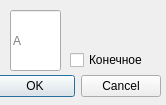
<?xml version="1.0" encoding="UTF-8"?>
<ui version="4.0">
 <class>addStateWindow</class>
 <widget class="QDialog" name="addStateWindow">
  <property name="geometry">
   <rect>
    <x>0</x>
    <y>0</y>
    <width>166</width>
    <height>105</height>
   </rect>
  </property>
  <property name="windowTitle">
   <string>Состояние</string>
  </property>
  <widget class="QDialogButtonBox" name="buttonBox">
   <property name="geometry">
    <rect>
     <x>-180</x>
     <y>70</y>
     <width>341</width>
     <height>32</height>
    </rect>
   </property>
   <property name="orientation">
    <enum>Qt::Horizontal</enum>
   </property>
   <property name="standardButtons">
    <set>QDialogButtonBox::Cancel|QDialogButtonBox::Ok</set>
   </property>
  </widget>
  <widget class="QLineEdit" name="nameEdit">
   <property name="geometry">
    <rect>
     <x>10</x>
     <y>10</y>
     <width>51</width>
     <height>61</height>
    </rect>
   </property>
   <property name="styleSheet">
    <string notr="true">font: 48pt &quot;Times New Roman&quot;;</string>
   </property>
   <property name="maxLength">
    <number>1</number>
   </property>
   <property name="placeholderText">
    <string>A</string>
   </property>
  </widget>
  <widget class="QCheckBox" name="isFinalBox">
   <property name="geometry">
    <rect>
     <x>70</x>
     <y>50</y>
     <width>76</width>
     <height>20</height>
    </rect>
   </property>
   <property name="text">
    <string>Конечное</string>
   </property>
  </widget>
 </widget>
 <resources/>
 <connections>
  <connection>
   <sender>buttonBox</sender>
   <signal>accepted()</signal>
   <receiver>addStateWindow</receiver>
   <slot>accept()</slot>
   <hints>
    <hint type="sourcelabel">
     <x>248</x>
     <y>254</y>
    </hint>
    <hint type="destinationlabel">
     <x>157</x>
     <y>274</y>
    </hint>
   </hints>
  </connection>
  <connection>
   <sender>buttonBox</sender>
   <signal>rejected()</signal>
   <receiver>addStateWindow</receiver>
   <slot>reject()</slot>
   <hints>
    <hint type="sourcelabel">
     <x>316</x>
     <y>260</y>
    </hint>
    <hint type="destinationlabel">
     <x>286</x>
     <y>274</y>
    </hint>
   </hints>
  </connection>
 </connections>
</ui>
